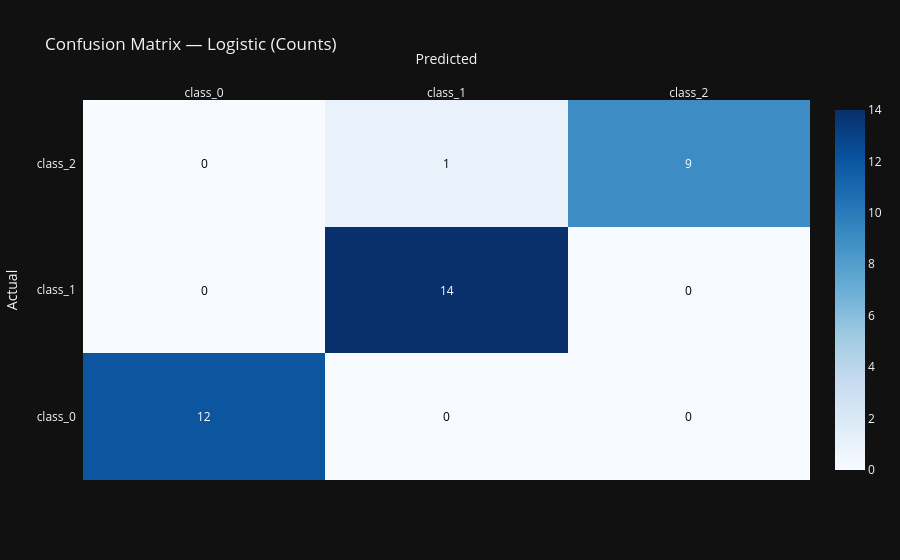
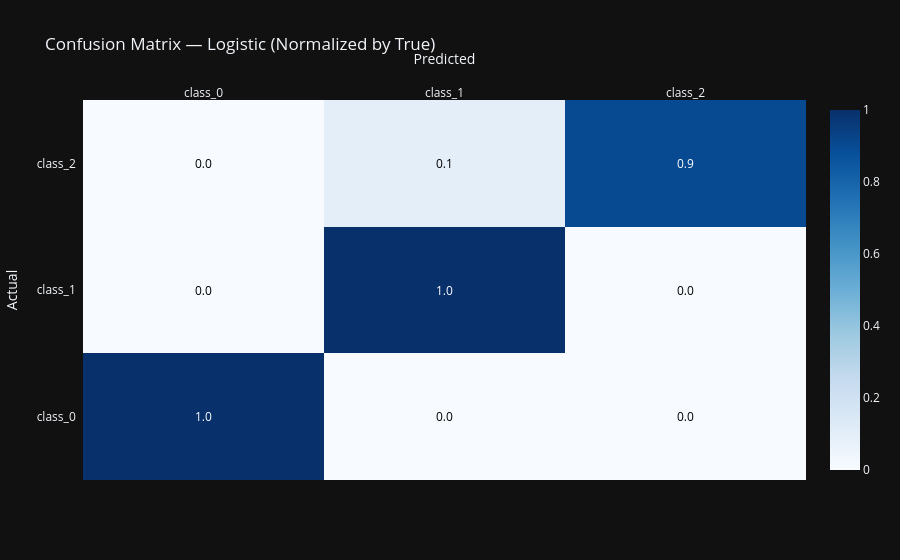
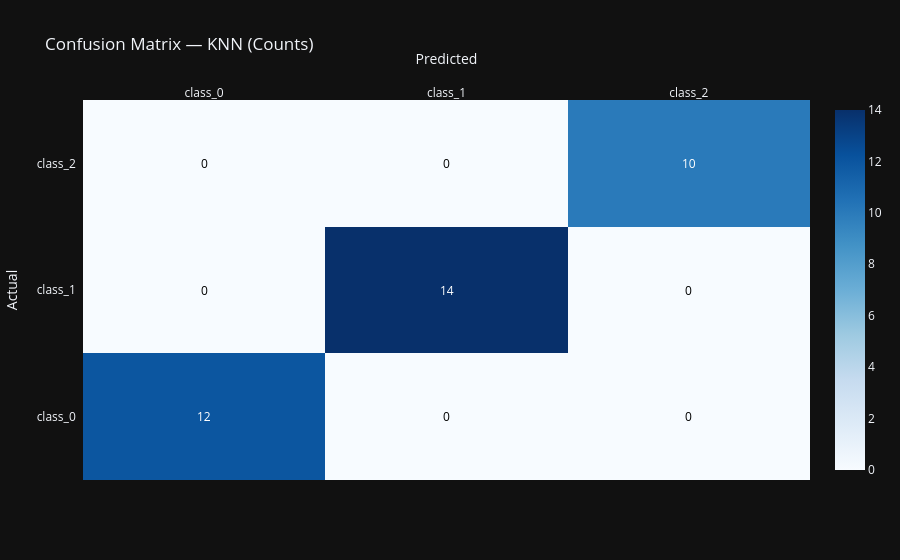
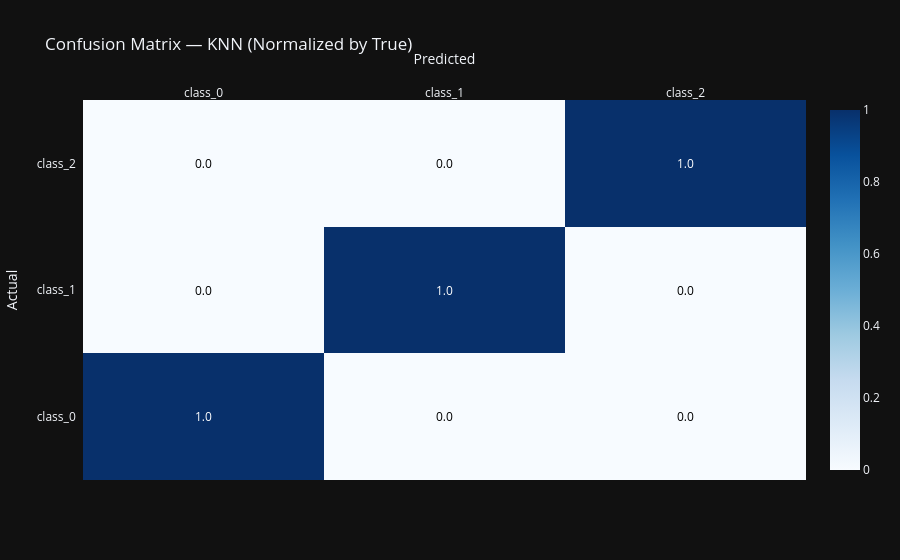

Here is the notebook cell these charts were saved with, in order:
### Code cell
from sklearn.metrics import accuracy_score, classification_report, confusion_matrix
import plotly.figure_factory as ff
import plotly.express as px

models = {
    "Logistic": log_clf,
    "KNN": knn_clf,
    "DecisionTree": dt_clf,
    "Voting(Hard)": voting_hard,
    "Voting(Soft)": voting_soft
}

results = []
reports = {}

for name, clf in models.items():
    clf.fit(X_train, y_train)
    y_pred = clf.predict(X_test)
    acc = accuracy_score(y_test, y_pred)
    results.append([name, acc])
    reports[name] = classification_report(y_test, y_pred, target_names=target_names, digits=3, output_dict=True)
    print(f"\n== {name} ==")
    print("Accuracy:", acc)
    print(classification_report(y_test, y_pred, target_names=target_names, digits=3))

    cm = confusion_matrix(y_test, y_pred)
    fig = ff.create_annotated_heatmap(z=cm, x=list(target_names), y=list(target_names),
                                      colorscale="Blues", showscale=True)
    fig.update_layout(title=f"Confusion Matrix — {name} (Counts)",
                      xaxis_title="Predicted", yaxis_title="Actual",
                      template="plotly_dark")
    fig.show()

    cm_norm = confusion_matrix(y_test, y_pred, normalize="true")
    fig2 = ff.create_annotated_heatmap(z=np.round(cm_norm, 3), x=list(target_names), y=list(target_names),
                                       colorscale="Blues", showscale=True)
    fig2.update_layout(title=f"Confusion Matrix — {name} (Normalized by True)",
                       xaxis_title="Predicted", yaxis_title="Actual",
                       template="plotly_dark")
    fig2.show()

df_results = pd.DataFrame(results, columns=["Model", "Test Accuracy"]).sort_values("Test Accuracy", ascending=False)
fig_bar = px.bar(df_results, x="Model", y="Test Accuracy",
                 title="Model Accuracy Comparison (Wine)",
                 template="plotly_dark", text="Test Accuracy")
fig_bar.update_traces(texttemplate="%{text:.3f}", textposition="outside")
fig_bar.update_layout(yaxis=dict(range=[0, 1]))
fig_bar.show()

df_results

### Figure 1 — Plotly figure (JSON) as saved in the notebook; plotly's stock layout.template omitted (floating-point values rounded to 4 significant figures)
{"data": [{"colorscale": [[0.0, "rgb(247,251,255)"], [0.125, "rgb(222,235,247)"], [0.25, "rgb(198,219,239)"], [0.375, "rgb(158,202,225)"], [0.5, "rgb(107,174,214)"], [0.625, "rgb(66,146,198)"], [0.75, "rgb(33,113,181)"], [0.875, "rgb(8,81,156)"], [1.0, "rgb(8,48,107)"]], "reversescale": false, "showscale": true, "x": ["class_0", "class_1", "class_2"], "y": ["class_0", "class_1", "class_2"], "z": [[12, 0, 0], [0, 14, 0], [0, 1, 9]], "type": "heatmap"}], "layout": {"annotations": [{"font": {"color": "#FFFFFF"}, "showarrow": false, "text": "12", "x": "class_0", "xref": "x", "y": "class_0", "yref": "y"}, {"font": {"color": "#000000"}, "showarrow": false, "text": "0", "x": "class_1", "xref": "x", "y": "class_0", "yref": "y"}, {"font": {"color": "#000000"}, "showarrow": false, "text": "0", "x": "class_2", "xref": "x", "y": "class_0", "yref": "y"}, {"font": {"color": "#000000"}, "showarrow": false, "text": "0", "x": "class_0", "xref": "x", "y": "class_1", "yref": "y"}, {"font": {"color": "#FFFFFF"}, "showarrow": false, "text": "14", "x": "class_1", "xref": "x", "y": "class_1", "yref": "y"}, {"font": {"color": "#000000"}, "showarrow": false, "text": "0", "x": "class_2", "xref": "x", "y": "class_1", "yref": "y"}, {"font": {"color": "#000000"}, "showarrow": false, "text": "0", "x": "class_0", "xref": "x", "y": "class_2", "yref": "y"}, {"font": {"color": "#000000"}, "showarrow": false, "text": "1", "x": "class_1", "xref": "x", "y": "class_2", "yref": "y"}, {"font": {"color": "#FFFFFF"}, "showarrow": false, "text": "9", "x": "class_2", "xref": "x", "y": "class_2", "yref": "y"}], "xaxis": {"dtick": 1, "gridcolor": "rgb(0, 0, 0)", "side": "top", "ticks": "", "title": {"text": "Predicted"}}, "yaxis": {"dtick": 1, "ticks": "", "ticksuffix": "  ", "title": {"text": "Actual"}}, "title": {"text": "Confusion Matrix — Logistic (Counts)"}}}

### Figure 2 — Plotly figure (JSON) as saved in the notebook; plotly's stock layout.template omitted (floating-point values rounded to 4 significant figures)
{"data": [{"colorscale": [[0.0, "rgb(247,251,255)"], [0.125, "rgb(222,235,247)"], [0.25, "rgb(198,219,239)"], [0.375, "rgb(158,202,225)"], [0.5, "rgb(107,174,214)"], [0.625, "rgb(66,146,198)"], [0.75, "rgb(33,113,181)"], [0.875, "rgb(8,81,156)"], [1.0, "rgb(8,48,107)"]], "reversescale": false, "showscale": true, "x": ["class_0", "class_1", "class_2"], "y": ["class_0", "class_1", "class_2"], "z": [[1.0, 0.0, 0.0], [0.0, 1.0, 0.0], [0.0, 0.1, 0.9]], "type": "heatmap"}], "layout": {"annotations": [{"font": {"color": "#FFFFFF"}, "showarrow": false, "text": "1.0", "x": "class_0", "xref": "x", "y": "class_0", "yref": "y"}, {"font": {"color": "#000000"}, "showarrow": false, "text": "0.0", "x": "class_1", "xref": "x", "y": "class_0", "yref": "y"}, {"font": {"color": "#000000"}, "showarrow": false, "text": "0.0", "x": "class_2", "xref": "x", "y": "class_0", "yref": "y"}, {"font": {"color": "#000000"}, "showarrow": false, "text": "0.0", "x": "class_0", "xref": "x", "y": "class_1", "yref": "y"}, {"font": {"color": "#FFFFFF"}, "showarrow": false, "text": "1.0", "x": "class_1", "xref": "x", "y": "class_1", "yref": "y"}, {"font": {"color": "#000000"}, "showarrow": false, "text": "0.0", "x": "class_2", "xref": "x", "y": "class_1", "yref": "y"}, {"font": {"color": "#000000"}, "showarrow": false, "text": "0.0", "x": "class_0", "xref": "x", "y": "class_2", "yref": "y"}, {"font": {"color": "#000000"}, "showarrow": false, "text": "0.1", "x": "class_1", "xref": "x", "y": "class_2", "yref": "y"}, {"font": {"color": "#FFFFFF"}, "showarrow": false, "text": "0.9", "x": "class_2", "xref": "x", "y": "class_2", "yref": "y"}], "xaxis": {"dtick": 1, "gridcolor": "rgb(0, 0, 0)", "side": "top", "ticks": "", "title": {"text": "Predicted"}}, "yaxis": {"dtick": 1, "ticks": "", "ticksuffix": "  ", "title": {"text": "Actual"}}, "title": {"text": "Confusion Matrix — Logistic (Normalized by True)"}}}

### Figure 3 — Plotly figure (JSON) as saved in the notebook; plotly's stock layout.template omitted (floating-point values rounded to 4 significant figures)
{"data": [{"colorscale": [[0.0, "rgb(247,251,255)"], [0.125, "rgb(222,235,247)"], [0.25, "rgb(198,219,239)"], [0.375, "rgb(158,202,225)"], [0.5, "rgb(107,174,214)"], [0.625, "rgb(66,146,198)"], [0.75, "rgb(33,113,181)"], [0.875, "rgb(8,81,156)"], [1.0, "rgb(8,48,107)"]], "reversescale": false, "showscale": true, "x": ["class_0", "class_1", "class_2"], "y": ["class_0", "class_1", "class_2"], "z": [[12, 0, 0], [0, 14, 0], [0, 0, 10]], "type": "heatmap"}], "layout": {"annotations": [{"font": {"color": "#FFFFFF"}, "showarrow": false, "text": "12", "x": "class_0", "xref": "x", "y": "class_0", "yref": "y"}, {"font": {"color": "#000000"}, "showarrow": false, "text": "0", "x": "class_1", "xref": "x", "y": "class_0", "yref": "y"}, {"font": {"color": "#000000"}, "showarrow": false, "text": "0", "x": "class_2", "xref": "x", "y": "class_0", "yref": "y"}, {"font": {"color": "#000000"}, "showarrow": false, "text": "0", "x": "class_0", "xref": "x", "y": "class_1", "yref": "y"}, {"font": {"color": "#FFFFFF"}, "showarrow": false, "text": "14", "x": "class_1", "xref": "x", "y": "class_1", "yref": "y"}, {"font": {"color": "#000000"}, "showarrow": false, "text": "0", "x": "class_2", "xref": "x", "y": "class_1", "yref": "y"}, {"font": {"color": "#000000"}, "showarrow": false, "text": "0", "x": "class_0", "xref": "x", "y": "class_2", "yref": "y"}, {"font": {"color": "#000000"}, "showarrow": false, "text": "0", "x": "class_1", "xref": "x", "y": "class_2", "yref": "y"}, {"font": {"color": "#FFFFFF"}, "showarrow": false, "text": "10", "x": "class_2", "xref": "x", "y": "class_2", "yref": "y"}], "xaxis": {"dtick": 1, "gridcolor": "rgb(0, 0, 0)", "side": "top", "ticks": "", "title": {"text": "Predicted"}}, "yaxis": {"dtick": 1, "ticks": "", "ticksuffix": "  ", "title": {"text": "Actual"}}, "title": {"text": "Confusion Matrix — KNN (Counts)"}}}

### Figure 4 — Plotly figure (JSON) as saved in the notebook; plotly's stock layout.template omitted (floating-point values rounded to 4 significant figures)
{"data": [{"colorscale": [[0.0, "rgb(247,251,255)"], [0.125, "rgb(222,235,247)"], [0.25, "rgb(198,219,239)"], [0.375, "rgb(158,202,225)"], [0.5, "rgb(107,174,214)"], [0.625, "rgb(66,146,198)"], [0.75, "rgb(33,113,181)"], [0.875, "rgb(8,81,156)"], [1.0, "rgb(8,48,107)"]], "reversescale": false, "showscale": true, "x": ["class_0", "class_1", "class_2"], "y": ["class_0", "class_1", "class_2"], "z": [[1.0, 0.0, 0.0], [0.0, 1.0, 0.0], [0.0, 0.0, 1.0]], "type": "heatmap"}], "layout": {"annotations": [{"font": {"color": "#FFFFFF"}, "showarrow": false, "text": "1.0", "x": "class_0", "xref": "x", "y": "class_0", "yref": "y"}, {"font": {"color": "#000000"}, "showarrow": false, "text": "0.0", "x": "class_1", "xref": "x", "y": "class_0", "yref": "y"}, {"font": {"color": "#000000"}, "showarrow": false, "text": "0.0", "x": "class_2", "xref": "x", "y": "class_0", "yref": "y"}, {"font": {"color": "#000000"}, "showarrow": false, "text": "0.0", "x": "class_0", "xref": "x", "y": "class_1", "yref": "y"}, {"font": {"color": "#FFFFFF"}, "showarrow": false, "text": "1.0", "x": "class_1", "xref": "x", "y": "class_1", "yref": "y"}, {"font": {"color": "#000000"}, "showarrow": false, "text": "0.0", "x": "class_2", "xref": "x", "y": "class_1", "yref": "y"}, {"font": {"color": "#000000"}, "showarrow": false, "text": "0.0", "x": "class_0", "xref": "x", "y": "class_2", "yref": "y"}, {"font": {"color": "#000000"}, "showarrow": false, "text": "0.0", "x": "class_1", "xref": "x", "y": "class_2", "yref": "y"}, {"font": {"color": "#FFFFFF"}, "showarrow": false, "text": "1.0", "x": "class_2", "xref": "x", "y": "class_2", "yref": "y"}], "xaxis": {"dtick": 1, "gridcolor": "rgb(0, 0, 0)", "side": "top", "ticks": "", "title": {"text": "Predicted"}}, "yaxis": {"dtick": 1, "ticks": "", "ticksuffix": "  ", "title": {"text": "Actual"}}, "title": {"text": "Confusion Matrix — KNN (Normalized by True)"}}}
